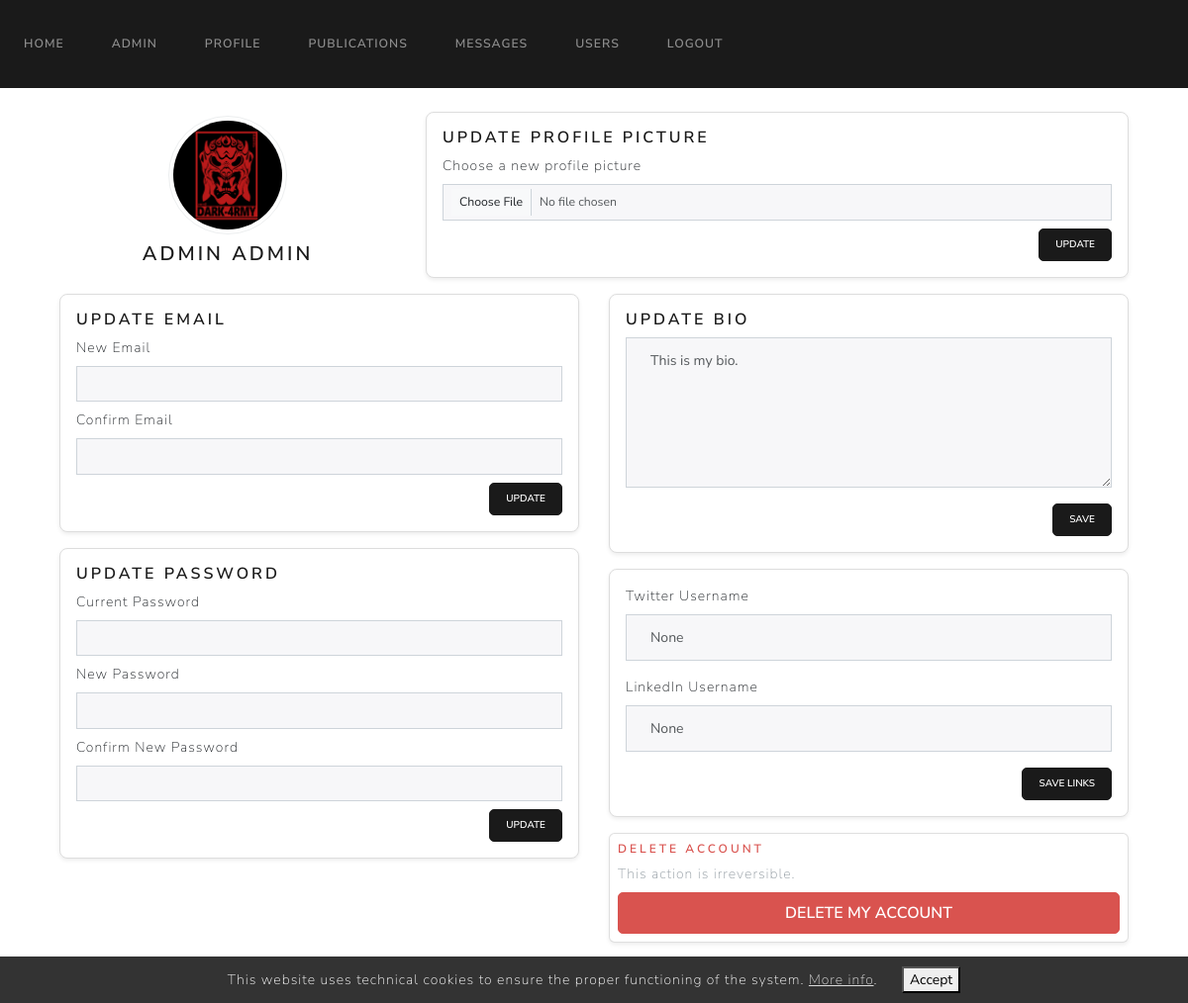
The app's page /profile (signed in) with its own data.
### website/models.py (models this page shows)
class User(UserMixin, db.Model):
    id = db.Column(db.Integer, primary_key=True)
    name = db.Column(db.String(100), unique=False, nullable=False)
    surname = db.Column(db.String(100), unique=False, nullable=False)
    email = db.Column(db.String(100), unique=True, nullable=False)
    password = db.Column(db.String(100), nullable=False)
    bio = db.Column(db.Text, default="This is my bio.")
    role = db.Column(db.Integer, nullable=False, default=1)
    is_blocked = db.Column(db.Boolean, nullable=False, default=False)
    profile_pic = db.Column(db.String(150), default='default.jpg')
    twitter = db.Column(db.String(255), nullable=True)
    linkedin = db.Column(db.String(255), nullable=True)
    publications = db.relationship('Publication')
    login_records = db.relationship('LoginRecord')

### website/views.py (the view, shortened to what this page needs)
@views.route('/profile', methods=['GET', 'POST'])
@limiter.limit("10 per minute")
@login_required
def profile():
    return render_template('profile.html', user=current_user)

### website/templates/profile.html (shortened to what this page needs)
{% extends "base.html" %}
{% block content %}
<div class="container mt-4">
    <div class="row align-items-center">
        <div class="col-md-4 text-center">
            {% if user.profile_pic %}
                <img src="{{ url_for('static', filename='profile_pics/' + user.profile_pic) }}"
                     alt="Profile Picture"
                     class="profile-pic img-thumbnail">
            {% else %}
                <img src="{{ url_for('static', filename='profile_pics/default.jpg') }}"
                     alt="Default Profile Picture"
                     class="profile-pic img-thumbnail">
            {% endif %}
            <h4 class="mt-2">{{ user.name }} {{ user.surname }}</h4>
        </div>
        <div class="col-md-8">
            <div class="card shadow-sm p-3 smaller-box">
                <h5>Update Profile Picture</h5>
                <form method="POST" id="profilePicForm" enctype="multipart/form-data">
                    <div class="mb-2">
                        <label for="profile_pic" class="form-label">Choose a new profile picture</label>
                        <input type="file" class="form-control form-control-sm" id="profile_pic" name="profile_pic" required>
                    </div>
                    <button type="submit" class="btn btn-primary btn-sm float-end">Update</button>
                </form>
            </div>
        </div>
    </div>
    <div class="row mt-3">
        <div class="col-md-6">
            <div class="card shadow-sm p-3 smaller-box mb-3">
                <h5>Update Email</h5>
                <form method="POST" id="emailForm">
                    <div class="mb-2">
                        <label for="new_email" class="form-label">New Email</label>
                        <input type="email" class="form-control form-control-sm" id="new_email" name="new_email" required>
                    </div>
                    <div class="mb-2">
                        <label for="confirm_email" class="form-label">Confirm Email</label>
                        <input type="email" class="form-control form-control-sm" id="confirm_email" name="confirm_email" required>
                    </div>
                    <button type="submit" class="btn btn-primary btn-sm float-end">Update</button>
                </form>
            </div>
            <div class="card shadow-sm p-3 smaller-box">
                <h5>Update Password</h5>
                <form method="POST" id="passwordForm">
                    <div class="mb-2">
                        <label for="current_password" class="form-label">Current Password</label>
                        <input type="password" class="form-control form-control-sm" id="current_password" name="current_password" required>
                    </div>
                    <div class="mb-2">
                        <label for="new_password" class="form-label">New Password</label>
                        <input type="password" class="form-control form-control-sm" id="new_password" name="new_password" required>
                    </div>
                    <div class="mb-2">
                        <label for="confirm_password" class="form-label">Confirm New Password</label>
                        <input type="password" class="form-control form-control-sm" id="confirm_password" name="confirm_password" required>
                    </div>
                    <button type="submit" class="btn btn-primary btn-sm float-end">Update</button>
                </form>
            </div>
        </div>
        <div class="col-md-6">
            <div class="card shadow-sm p-3 larger-box">
                <h5>Update Bio</h5>
                <form method="POST" action="{{ url_for('views.update_bio') }}">
                    <div class="mb-3">
                        <textarea name="bio" class="form-control" rows="6" placeholder="Tell us about yourself">{{ user.bio }}</textarea>
                    </div>
                    <button type="submit" class="btn btn-primary btn-sm float-end">Save</button>
                </form>
            </div>
            <div class="card shadow-sm p-3 smaller-social-box mt-3">
                <form method="POST" action="{{ url_for('views.update_social_links') }}">
                    <div class="mb-3">
                        <label for="twitter" class="form-label">Twitter Username</label>
                        <input type="text" name="twitter" id="twitter" class="form-control" placeholder="your_username" value="{{ user.twitter }}">
                    </div>
                    <div class="mb-3">
                        <label for="linkedin" class="form-label">LinkedIn Username</label>
                        <input type="text" name="linkedin" id="linkedin" class="form-control" placeholder="your_username" value="{{ user.linkedin }}">
                    </div>
                    <div class="text-end">
                        <button type="submit" class="btn btn-primary btn-sm">Save Links</button>
                    </div>
                </form>
            </div>
            <div class="card shadow-sm p-2 mt-3">
                <h6 class="text-danger">Delete Account</h6>
                <p class="text-muted mb-2">This action is irreversible.</p>
                <button class="btn btn-danger btn-sm" data-bs-toggle="modal" data-bs-target="#deleteAccountModal">
                    <span class="fs-6">Delete My Account</span>
                </button>
            </div>
        </div>
    </div>
</div>
{% endblock %}

### website/templates/profile.html (style rules this page uses)
.profile-pic { width: 120px; height: 120px; object-fit: cover; border-radius: 50%; }
.card.smaller-box, .card.larger-box, .card.smaller-social-box { border: 1px solid #ddd; border-radius: 8px; padding: 10px; }
.btn, .btn-sm { border-radius: 5px; }

### records on screen
User: profile_pic (picture), name "ADMIN", surname "ADMIN", bio "This is my bio.", twitter "None", linkedin "None"
